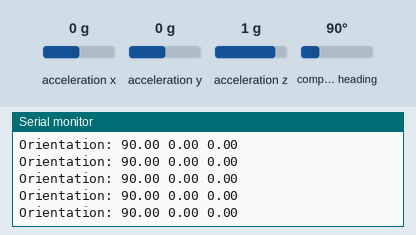
A sketch run on a simulated Arduino Uno, built with avr-gcc and run on an emulated ATmega328P. Parts: the last lines printed to the serial monitor. The test bench sets the inputs (shaded band); at power-on: acceleration x 0 g, acceleration y 0 g, acceleration z 1 g, compass heading 90°.

Above: at 2.5 s.
2.6 s: acceleration x set to -1.4 g
At 2.65 s:
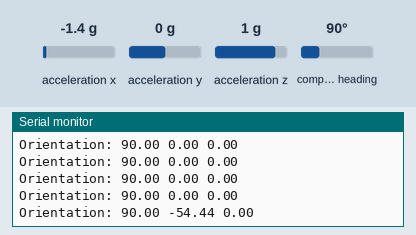
4.1 s: acceleration y set to -1.4 g
At 4.19 s:
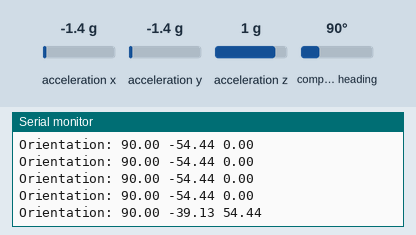
7.1 s: acceleration z set to -1.4 g
At 7.18 s:
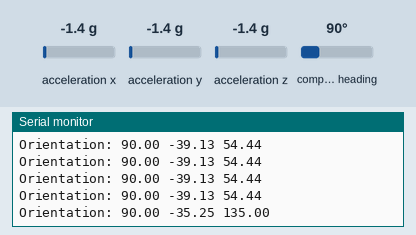
10.1 s: compass heading set to 7°
At 10.1 s:
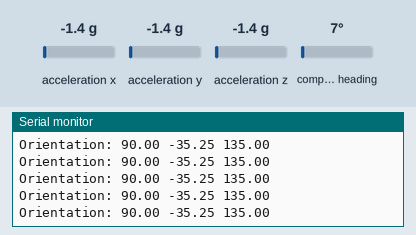
Timing chart, 0 to 13.1 s (numbered marks = the images above; inputs shaded):
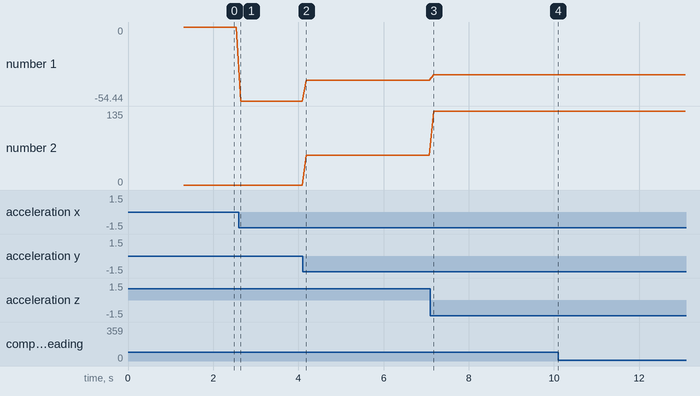

Measured:
- after the input at 2.6 s, the serial monitor: prints a new line at once (image 1)
- after the input at 4.1 s, the serial monitor: prints a new line after 0.09 s (image 2)
- after the input at 7.1 s, the serial monitor: prints a new line after 0.08 s (image 3)
- plotted number 1: 0 → -54.44 after the input at 2.6 s, -54.44 → -39.13 after the input at 4.1 s, -39.13 → -35.25 after the input at 7.1 s
- plotted number 2: 0 → 54.44 after the input at 4.1 s, 54.44 → 135 after the input at 7.1 s

The sketch:

AbsolutePositionerBNO055.ino
```cpp
#include <Wire.h>
#include <Adafruit_Sensor.h>
#include <Adafruit_BNO055.h>
#include <utility/imumaths.h>

/* This driver reads raw data from the BNO055

   Connections
   ===========
   Connect SCL to analog 5
   Connect SDA to analog 4
   Connect VDD to 3.3V DC
   Connect GROUND to common ground

   History
   =======
   2015/MAR/03  - First release (KTOWN)
*/

/* Calibration done in New Jersey

Fully calibrated!
--------------------------------
Calibration Results:
Accelerometer: 20 65454 0
Gyro: 0 65534 65535
Mag: 65354 221 65323
Accel Radius: 1000
Mag Radius: 839

Storing calibration data to EEPROM...
Data stored to EEPROM.

--------------------------------
*/

#define BNO055_SAMPLERATE_DELAY_MS (100)

Adafruit_BNO055 bno = Adafruit_BNO055();

void SetCalibrationData(adafruit_bno055_offsets_t &calibData)
{
  calibData.accel_offset_x = 20;
  calibData.accel_offset_y = 65454;
  calibData.accel_offset_z = 0;

  calibData.gyro_offset_x = 0;
  calibData.gyro_offset_y = 65534;
  calibData.gyro_offset_z = 65535;

  calibData.mag_offset_x = 65354;
  calibData.mag_offset_y = 221;
  calibData.mag_offset_z = 65323;

  calibData.accel_radius = 1000;
  calibData.mag_radius = 839;
}

void WaitForCalibrationComplete()
{
  int numberConsecutiveReads = 3;
  int numReads = 0;
  /* Display calibration status for each sensor. */
  uint8_t system, gyro, accel, mag = 0;

  while(numReads != numberConsecutiveReads)
  {
    bno.getCalibration(&system, &gyro, &accel, &mag);
    Serial.print("Continue when Mag == 3... Currently Mag=");
    Serial.println(mag, DEC);
    delay(BNO055_SAMPLERATE_DELAY_MS);

    if(mag == 3)
    {
      numReads++;
    }
    else
    {
      numReads = 0;
    }
  }

}

void StartBNO()
{
  if(!bno.begin(Adafruit_BNO055::OPERATION_MODE_COMPASS))
  {
    Serial.print("Ooops, no BNO055 detected ... Check your wiring or I2C ADDR!");
    while(1);
  }

  delay(1000);

  adafruit_bno055_offsets_t calibrationData;
  SetCalibrationData(calibrationData);
  bno.setSensorOffsets(calibrationData);

  bno.setExtCrystalUse(true);

  WaitForCalibrationComplete();

  bno.begin();
}

long lastBNORead = 0;
long nextBNORead = BNO055_SAMPLERATE_DELAY_MS;
void ReadBNO()
{
  if(millis() - lastBNORead > nextBNORead)
  {
    // Possible vector values can be:
    // - VECTOR_ACCELEROMETER - m/s^2
    // - VECTOR_MAGNETOMETER  - uT
    // - VECTOR_GYROSCOPE     - rad/s
    // - VECTOR_EULER         - degrees
    // - VECTOR_LINEARACCEL   - m/s^2
    // - VECTOR_GRAVITY       - m/s^2
    sensors_event_t event;
    bno.getEvent(&event);
    Serial.print(F("Orientation: "));
    Serial.print((float)event.orientation.x);
    Serial.print(F(" "));
    Serial.print((float)event.orientation.y);
    Serial.print(F(" "));
    Serial.print((float)event.orientation.z);
    Serial.println(F(""));

    lastBNORead = millis();
  }
}

void setup(void)
{
  Serial.begin(9600);
  Serial.println("Orientation Sensor Raw Data Test"); Serial.println("");

  StartBNO();
}

void loop(void)
{
  ReadBNO();
}
```
